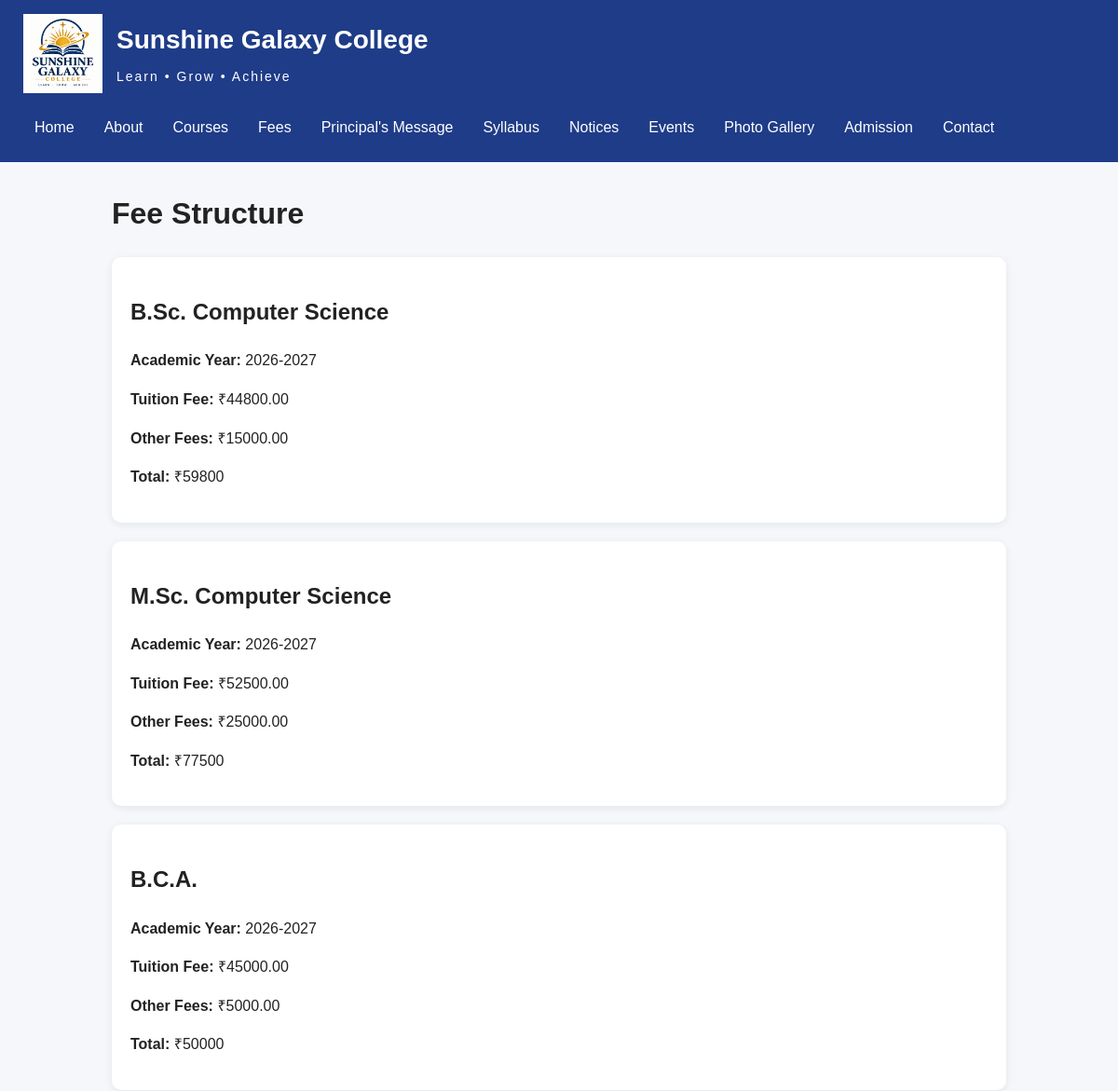
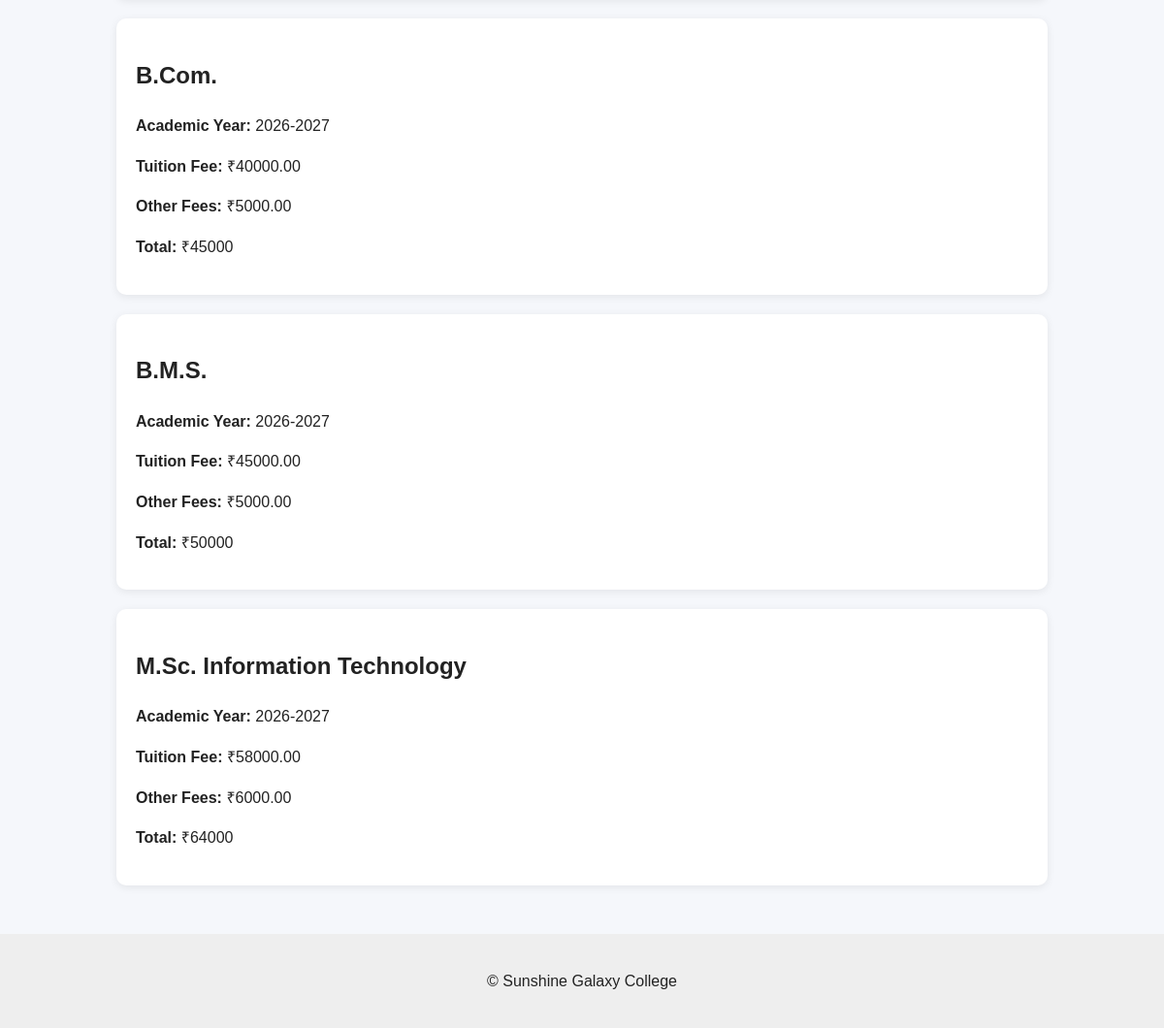
The page /fees/ on the database its author committed (2 pictures, top to bottom).
### core/models.py (models this page shows, shortened)
class FeeStructure(models.Model):
    course = models.ForeignKey(
        Course,
        on_delete=models.CASCADE,
        related_name="fee_structures"
    )
    academic_year = models.CharField(max_length=20)
    tuition_fee = models.DecimalField(
        max_digits=10,
        decimal_places=2
    )
    other_fees = models.DecimalField(
        max_digits=10,
        decimal_places=2,
        default=0
    )
    class Meta:
        ordering = ["-academic_year"]

class Course(models.Model):
    department = models.ForeignKey(
        Department,
        on_delete=models.CASCADE,
        related_name="courses"
    )
    name = models.CharField(max_length=150)
    degree = models.CharField(max_length=100)
    duration = models.CharField(max_length=50)
    description = models.TextField()
    eligibility = models.TextField()
    is_active = models.BooleanField(default=True)
    def __str__(self):
        return self.name
    class Meta:
        ordering = ["name"]

### core/views.py (the view)
# urls.py: path("fees/", views.fees, name="fees"),
def fees(request):
    fee_structures = FeeStructure.objects.all()
    return render(
        request,
        "core/fees.html",
        {
            "fee_structures": fee_structures
        }
    )

### Templates/core/fees.html (shortened to what this page needs)
{% extends "base.html" %}
{% block content %}
<h1>Fee Structure</h1>
{% for fee in fee_structures %}
    <div class="course-card">
        <h2>{{ fee.course }}</h2>
        <p>
            <strong>Academic Year:</strong>
            {{ fee.academic_year }}
        </p>
        <p>
            <strong>Tuition Fee:</strong>
            ₹{{ fee.tuition_fee }}
        </p>
        <p>
            <strong>Other Fees:</strong>
            ₹{{ fee.other_fees }}
        </p>
        <p>
            <strong>Total:</strong>
            ₹{{ fee.tuition_fee|add:fee.other_fees }}
        </p>
    </div>
{% empty %}
    <p>No fee structures available.</p>
{% endfor %}
{% endblock %}

### static/css/style.css (style rules this page uses)
* { box-sizing: border-box; }
body { margin: 0; font-family: Arial, sans-serif; background: #f5f7fb; color: #222; line-height: 1.6; }
.course-card, .notice-card { background: white; padding: 20px; margin-bottom: 20px; border-radius: 10px; box-shadow: 0 2px 8px rgba(0, 0, 0, 0.08); }

### rows shown on the page
FeeStructure: course "B.Sc. Computer Science", academic_year "2026-2027", tuition_fee "44800.00", other_fees "15000.00", tuition_fee|add "59800"
FeeStructure: course "M.Sc. Computer Science", academic_year "2026-2027", tuition_fee "52500.00", other_fees "25000.00", tuition_fee|add "77500"
FeeStructure: course "B.C.A.", academic_year "2026-2027", tuition_fee "45000.00", other_fees "5000.00", tuition_fee|add "50000"
FeeStructure: course "B.Com.", academic_year "2026-2027", tuition_fee "40000.00", other_fees "5000.00", tuition_fee|add "45000"
FeeStructure: course "B.M.S.", academic_year "2026-2027", tuition_fee "45000.00", other_fees "5000.00", tuition_fee|add "50000"
FeeStructure: course "M.Sc. Information Technology", academic_year "2026-2027", tuition_fee "58000.00", other_fees "6000.00", tuition_fee|add "64000"
